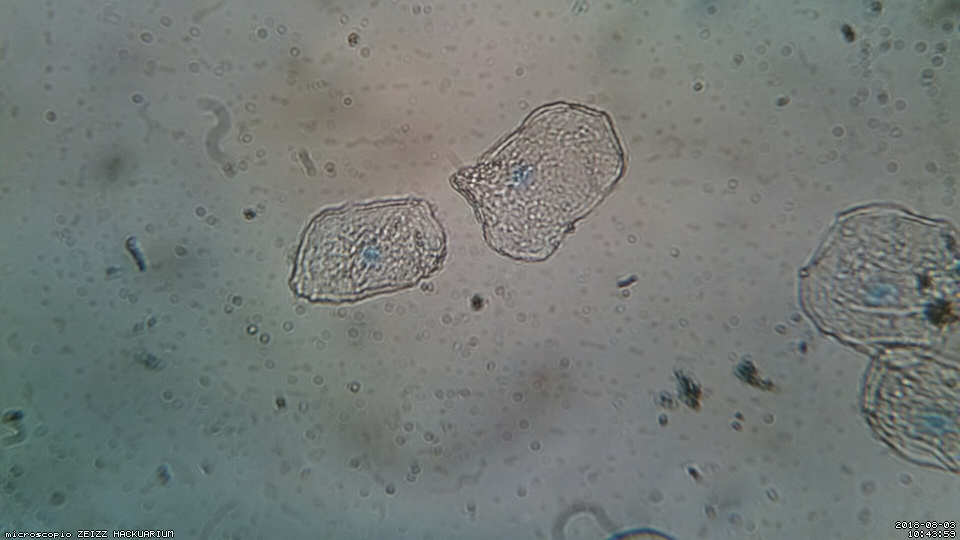
#> input picture 2018-08-03/10-43-59.jpg, 1920 x 1080 px, found by its file name (shown at 1/2 size)
$ python Merge3.py   (Python 2 division)   (older library calls are emulated)
#> lines starting #> are read from the running program, lines starting #| are printed output that depends on the picture; after the words box and inside, x2 and y2 are one past the last pixel; in counts of white or black regions, pixels touching at a corner belong together
# Standard imports
import numpy as np
import cv2
import imutils
from skimage.measure import compare_ssim
# from skimage.measure import compare_ssim
from termcolor import colored
from matplotlib import pyplot as plt

# [13 lines of commented-out code are left out]


if __name__ == '__main__':

    # [5 lines of commented-out code are left out]
    original = cv2.imread('2018-08-03/10-43-59.jpg')
#> original is the input picture: shape (1080, 1920, 3); mean B, G, R 119, 122.2, 116
    # [5 lines of commented-out code are left out]

    backgrd = cv2.imread('2018-08-03/10-35-31.jpg')
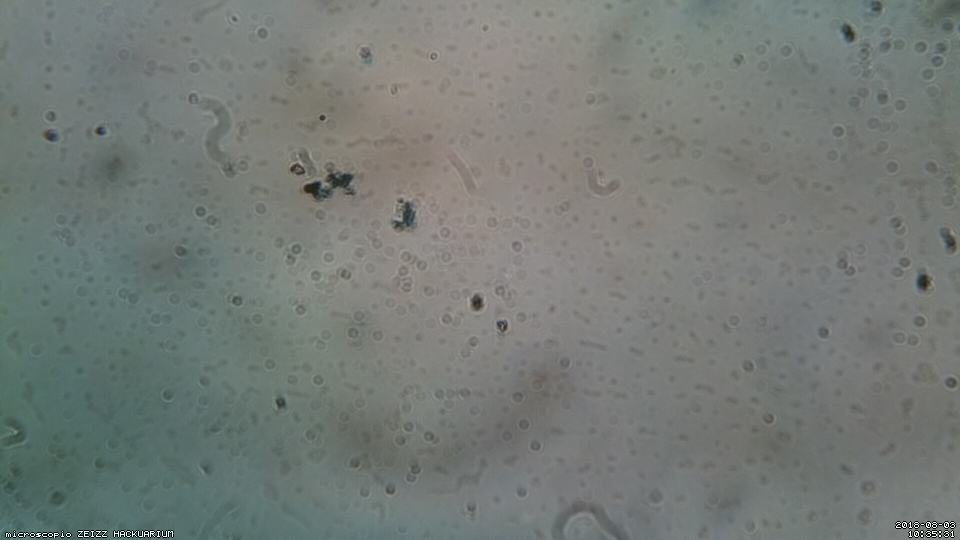
#> input picture 2018-08-03/10-35-31.jpg, 1920 x 1080 px, found by its file name (shown at 1/2 size)
#> backgrd is the input picture: shape (1080, 1920, 3); mean B, G, R 118.5, 122.5, 116.5

    img1 = cv2.cvtColor(original, cv2.COLOR_BGR2GRAY)
    backgrd = cv2.cvtColor(backgrd, cv2.COLOR_BGR2GRAY)
#> backgrd: shape (1080, 1920)

    original = cv2.resize(original, (0, 0), fx=0.5, fy=0.5)
#> original: shape (540, 960, 3)
    img1 = cv2.resize(img1, (0, 0), fx=0.5, fy=0.5)
#> img1: shape (540, 960)
    backgrd = cv2.resize(backgrd, (0, 0), fx=0.5, fy=0.5)
#> backgrd: shape (540, 960)

    cv2.imshow('image', img1)
    # cv2.imshow('Background', backgrd)

    # compute the Structural Similarity Index (SSIM) between the two
    # images, ensuring that the difference image is returned
    (score, diff) = compare_ssim(img1, backgrd, full=True)
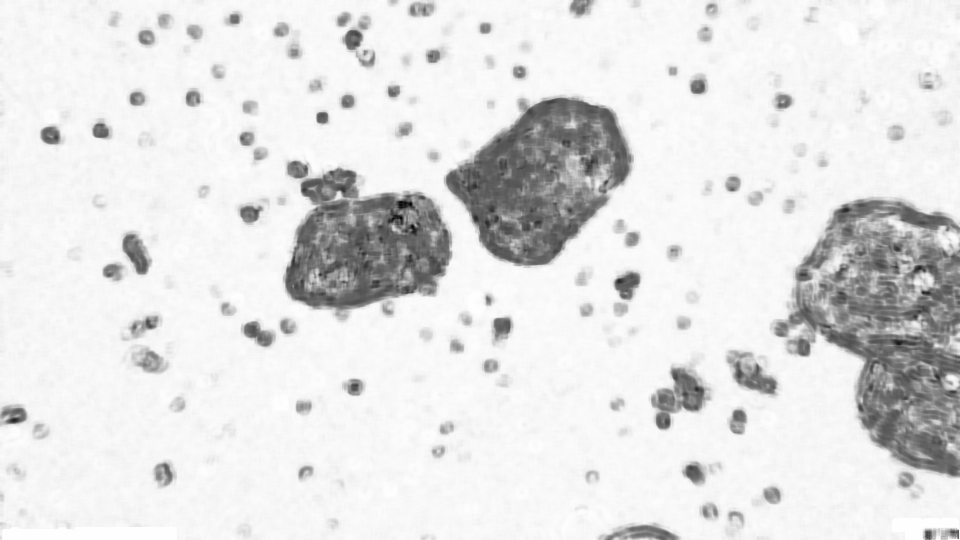
#> diff: shape (540, 960) float64; min -0.486, max 1, mean 0.833; drawn with min black and max white
#> score = 0.832
    diff = (diff * 255).astype("uint8")
    # [11 lines of commented-out code are left out]

    ret, tmp = cv2.threshold(diff, 200, 255, cv2.THRESH_BINARY_INV)
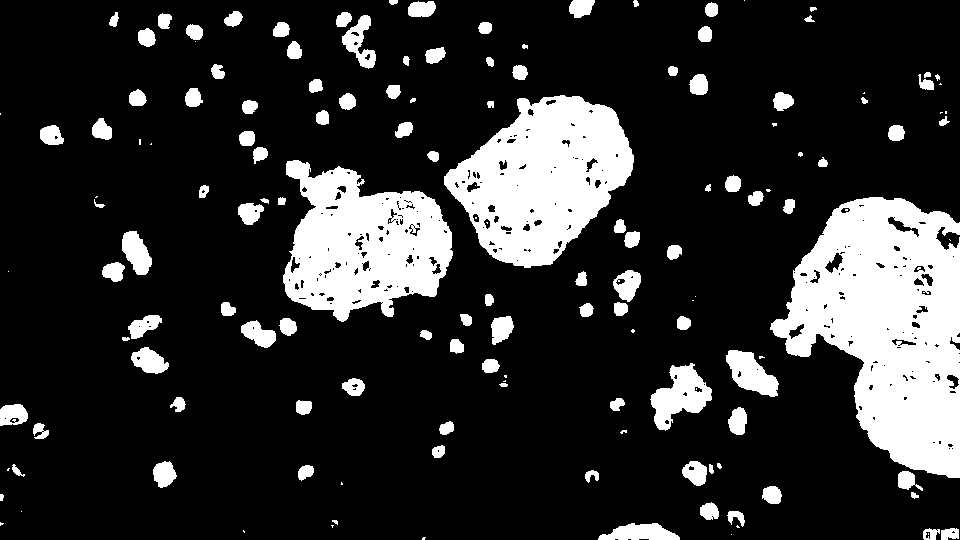
#> tmp: shape (540, 960); 18.5% white; 151 white regions (40 under 20 px)
    # cv2.imshow('threshold 2', tmp)

    im = tmp.copy()
    # cv2.imshow('im', im)

    dst = img1.copy()
    # cv2.imshow('dst', dst)

    # find external contours ignores holes in the fish
    im2, contours, hierarchy = cv2.findContours(im, cv2.RETR_EXTERNAL, cv2.CHAIN_APPROX_SIMPLE)
#> contours = 143 contours, 40 with area under 20; largest, box (x1, y1, x2, y2) and area: (770, 197, 960, 478) 33710, (444, 95, 634, 268) 20732, (283, 160, 453, 322) 18052, (650, 363, 712, 431) 2134, (726, 350, 779, 397) 1361
    # cnts = cnts[0] if imutils.is_cv2() else cnts[1]

    # Finding circular shapes
    contour_list = []
    for contour in contours:
        approx = cv2.approxPolyDP(contour, 0.01 * cv2.arcLength(contour, True), True)
        area = cv2.contourArea(contour)
        if ((len(approx) > 8) & (area > 10000)):  # & (area < 20000)):
            # if ((area > 10000)):# & (area < 20000)):
            contour_list.append(contour)
#> this loop made 143 passes
#> area on passes 4, 5, 8, 11, 13, 15, 16, 18, 19, 21, 22, 23: 155, 130.5, 868, 127, 231, 25.5, 253.5, 254.5, 84, 158.5, 26.5, 50
#> after the loop, contour_list = 3 contours; box (x1, y1, x2, y2) and area: (770, 197, 960, 478) 33710, (444, 95, 634, 268) 20732, (283, 160, 453, 322) 18052

    # Display result
    cv2.drawContours(dst, contour_list, -1, (255, 0, 0), 2)
#> dst: shape (540, 960); min 1, max 255, mean 122
    cv2.imshow('Objects Detected', dst)
    cv2.waitKey(0)

    for i in range(len(contours)):
        # draw all contours in red
        cv2.drawContours(dst, contours, -1, (0, 0, 255), 1)
#> this loop made 143 passes
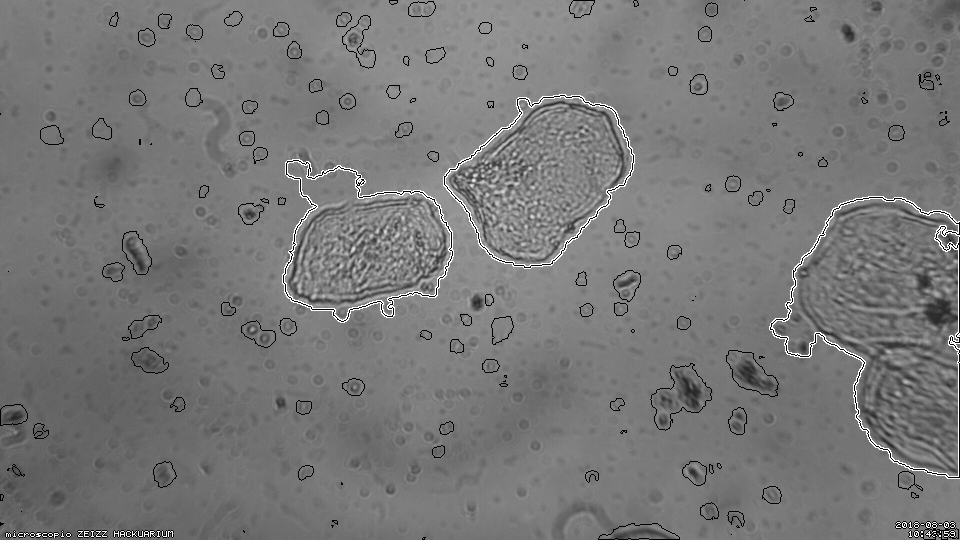
#> dst: shape (540, 960); min 0, max 255, mean 119.6

    # Binary mask
    src = img1
    # cv2.imshow('src', src)
    img_mask = np.zeros(src.shape, np.uint8)

    theImg = contour_list
#> theImg has the same summary as contour_list
    # draw selected contour in bold green
    cv2.polylines(dst, theImg, True, (0, 255, 0), 2)
#> dst: shape (540, 960); 1.03% of pixels changed, all inside (x1, y1, x2, y2) = (282, 94, 960, 479)
    # draw the fish into its mask
    cv2.drawContours(img_mask, contour_list, -1, 255, -1)
#> img_mask: shape (540, 960); 14.2% white; 3 white regions, box (x1, y1, x2, y2) and area: (770, 197, 960, 478) 34181, (444, 95, 634, 268) 21003, (283, 160, 453, 322) 18393

    # cv2.imshow("Result Mask", img_mask)
    # cv2.imshow("Result Contour", dst)
    # cv2.imshow('src', src)

    output_grey = cv2.bitwise_and(src, src, mask=img_mask)
    # cv2.imshow('output_grey', output_grey)
    src = original
    output_color = cv2.bitwise_and(src, src, mask=img_mask)
    # [8 lines of commented-out code are left out]

    channels = cv2.split(output_color)
    for channel in channels:
        cv2.equalizeHist(channel, channel)
#> this loop made 3 passes
    cv2.equalizeHist(channels[0], channels[0])
    cv2.merge(channels, output_color)
    # [12 lines of commented-out code are left out]

    ycrcb = cv2.cvtColor(output_color, cv2.COLOR_BGR2YCR_CB)
#> ycrcb: shape (540, 960, 3); mean of channels 0, 1, 2 18.3, 128, 128
#> output_color: shape (540, 960, 3); mean B, G, R 18.3, 18.3, 18.3
    # [17 lines of commented-out code are left out]
    cv2.imshow('1.png', ycrcb[:, :, 1])
    cv2.imshow('2.png', ycrcb[:, :, 2])
    cv2.waitKey(0)

    # [16 lines of commented-out code are left out]
    src = ycrcb[:, :, 1]

    tmp = ycrcb[:, :, 1]
    blursSize = 13  # 31 # 27 #17
    tmp = cv2.GaussianBlur(tmp, (blursSize, blursSize), 0)
    cv2.imshow('Blur', tmp)

    src = tmp
    nucleus_contour_list = []
    all_contour_list = []

    ###
    print len(contour_list)
#| 3
    for i in range(0, len(contour_list)):
        img_m = np.zeros(src.shape, np.uint8)
        cv2.drawContours(img_m, contour_list, i, 255, -1)
        cv2.imshow('mask', img_m)
        out = cv2.bitwise_and(src, src, mask=img_m)
        cv2.imshow('out', out)
        # cv2.waitKey(0)

        equ = cv2.equalizeHist(out)
        cv2.imshow('equalized', equ)
        out = equ

        # [6 lines of commented-out code are left out]
        ret, tmp = cv2.threshold(out, 15, 255, cv2.THRESH_BINARY_INV)
        cv2.imshow('thresh', tmp)

        im2, contours, hierarchy = cv2.findContours(tmp, cv2.RETR_TREE, cv2.CHAIN_APPROX_SIMPLE)

        nucleus = False
        new_cell_contour_list = []
        new_nucleus_contour_list = []
        new_all_contour_list = []

        all_area = []
        all_approx = []

        for contour in contours:
            approx_i = cv2.approxPolyDP(contour, 0.01 * cv2.arcLength(contour, True), True)
            area_i = cv2.contourArea(contour)

            all_approx.append(approx_i)
            all_area.append(area_i)

        for area in all_area:
            # if ((len(approx) > 15) & (area > 100) & (area < 1000)):
            if ((area > 5000) & (area < 510000)):
                new_cell_contour_list.append(contour)
            if ((area > 150)):  # &  (area < 1000)): # threshold to detect only nucleus
                nucleus = True
                new_nucleus_contour_list.append(contour)
            if ((area < 1000)):  # remember contour + nucleus that may be nucleus or micronucleii
                new_all_contour_list.append(contour)

        if nucleus == True:  # remove cells without visible nucleus from the count
            for contour in new_all_contour_list:
                all_contour_list.append(contour)
                # check: micronucleii within a circle of 3*nucleus_diameter around the nuclei

            for contour in new_nucleus_contour_list:
                nucleus_contour_list.append(contour)

        print len(new_cell_contour_list)

        cv2.waitKey(0)
#> img_m: shape (540, 960); 4.1% white; 1 white region, box (x1, y1, x2, y2) and area: (444, 95, 634, 268) 21003
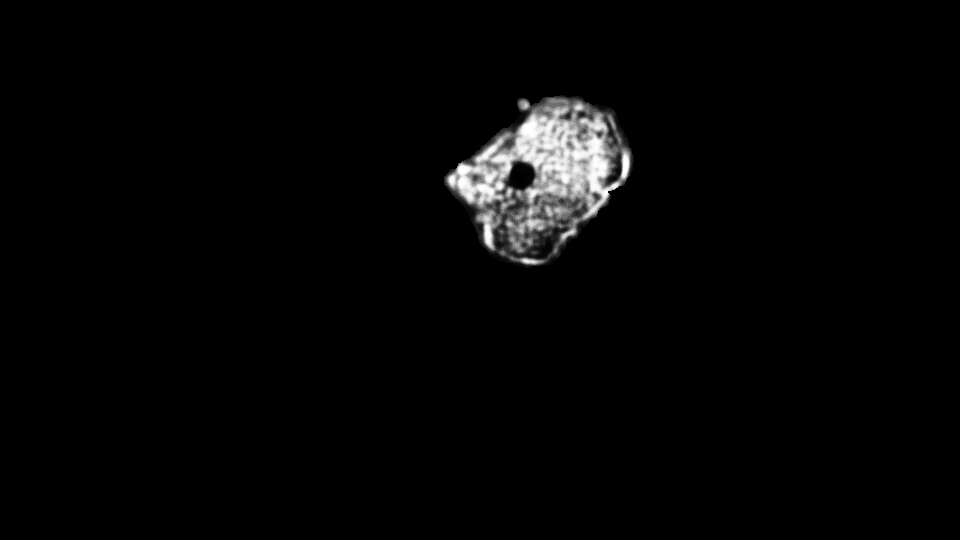
#> out: shape (540, 960); min 0, max 255, mean 5.5
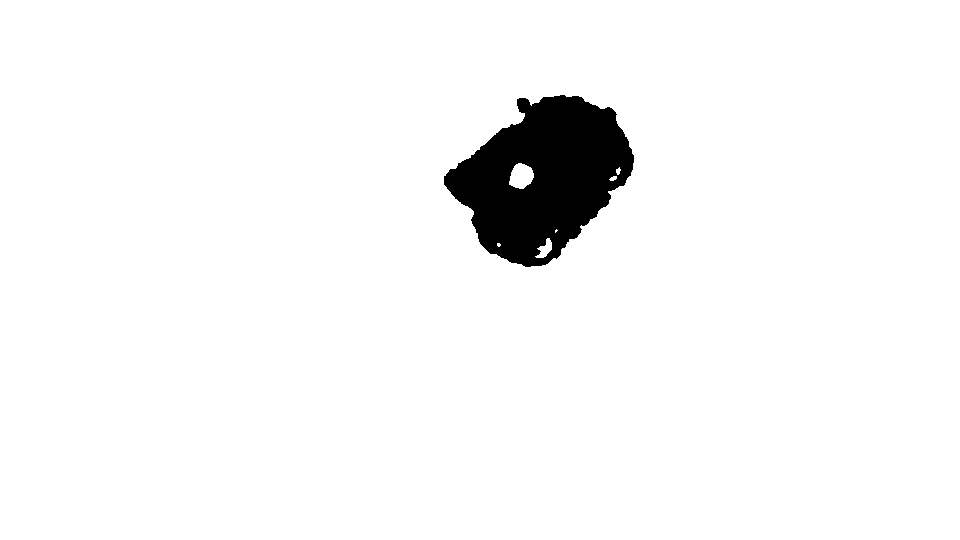
#> tmp: shape (540, 960); 96.2% white; 1 black region
#> after the loop, all_contour_list = 62 contours, 17 with area under 20; largest, box (x1, y1, x2, y2) and area: (0, 0, 960, 540) 482214, (0, 0, 960, 540) 482214, (0, 0, 960, 540) 482214, (0, 0, 960, 540) 482214, (0, 0, 960, 540) 482214; nucleus_contour_list = 10 contours, 3 with area under 20; largest, box (x1, y1, x2, y2) and area: (0, 0, 960, 540) 482214, (0, 0, 960, 540) 482214, (0, 0, 960, 540) 482214, (0, 0, 960, 540) 482214, (509, 163, 534, 189) 438, (509, 163, 534, 189) 438, (509, 163, 534, 189) 438

    ###

    frame = output_color
    cv2.drawContours(frame, all_contour_list, -1, (255, 0, 0), 2)
    cv2.drawContours(frame, nucleus_contour_list, -1, (0, 255, 0), 2)
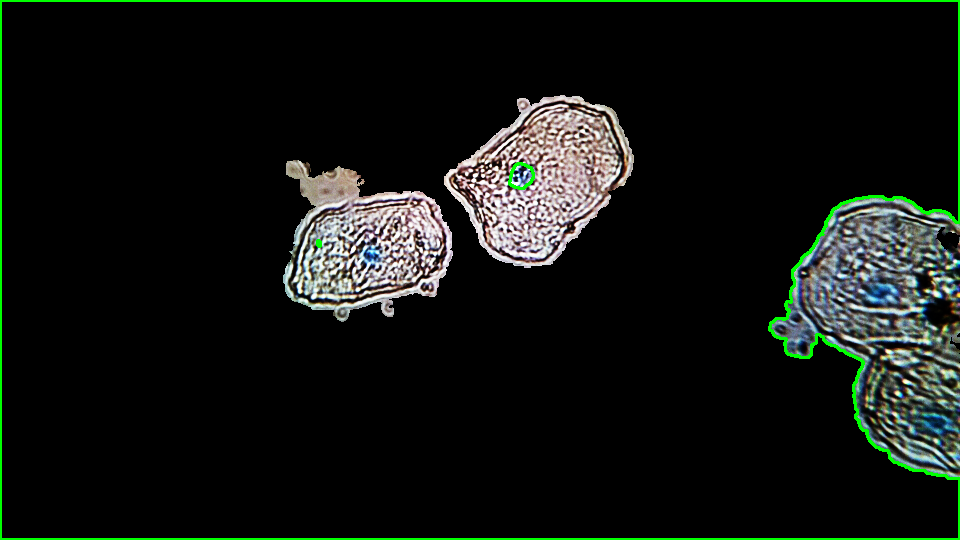
#> frame: shape (540, 960, 3); mean B, G, R 18, 21.9, 18
    cv2.imshow("Nucleus", frame)
    cv2.waitKey(0)

    tmp = ycrcb[:, :, 1]
    blursSize = 31  # 27#17
    tmp = cv2.GaussianBlur(tmp, (blursSize, blursSize), 0)
    cv2.imshow('Blur', tmp)
    # [6 lines of commented-out code are left out]

    image = tmp

    # [10 lines of commented-out code are left out]
    detector = cv2.SimpleBlobDetector_create()

    # Detect blobs
    keypoints = detector.detect(tmp)
#> keypoints = 3 keypoints; (x, y, size): (880, 292, 40.6), (521, 176, 26.6), (371, 255, 22.9)

    # Draw detected blobs as red circles.
    # cv2.DRAW_MATCHES_FLAGS_DRAW_RICH_KEYPOINTS ensures the size of the circle corresponds to the size of blob
    im_with_keypoints = cv2.drawKeypoints(tmp, keypoints, np.array([]), (0, 0, 255),
                                          cv2.DRAW_MATCHES_FLAGS_DRAW_RICH_KEYPOINTS)
#> im_with_keypoints: shape (540, 960, 3); mean of channels 0, 1, 2 127.9, 127.9, 128.1

    # Show keypoints
    cv2.imshow("Keypoints", im_with_keypoints)

    cv2.waitKey(0)

    print colored("Number of Cell detected " + str(len(nucleus_contour_list)), 'green')
#| Number of Cell detected 10
